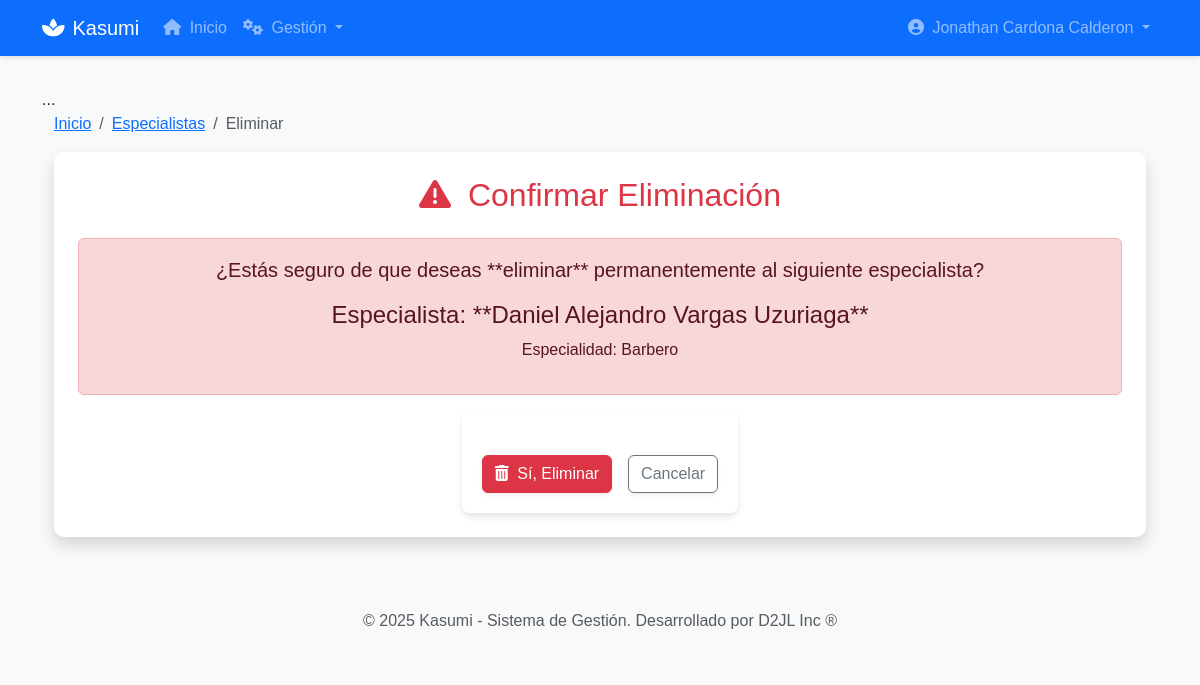
Page /gestion/especialistas/2/eliminar/ (signed in) on the committed database.
### accounts/models.py (models this page shows, shortened)
class Usuario(AbstractUser):
    TIPO_DOCUMENTO_CHOICES = [
        ('CC', 'Cédula de Ciudadanía'),
        ('CE', 'Cédula de Extranjería'),
        ('TI', 'Tarjeta de Identidad'),
        ('PAS', 'Pasaporte'),
    ]
    username = None
    email = models.EmailField(_('email address'), unique=True)
    tipo_documento = models.CharField(
        max_length=3,
        choices=TIPO_DOCUMENTO_CHOICES,
        default='CC',
        verbose_name='Tipo de Documento'
    )
    numero_documento = models.CharField(
        max_length=20,
        unique=True,
        verbose_name='Número de Documento'
    )
    telefono = models.CharField(max_length=15, blank=True, verbose_name='Teléfono')
    direccion = models.TextField(blank=True, verbose_name='Dirección')
    ciudad = models.CharField(max_length=100, blank=True, verbose_name='Ciudad')
    fecha_nacimiento = models.DateField(null=True, blank=True, verbose_name='Fecha de Nacimiento')
    USERNAME_FIELD = 'email'
    REQUIRED_FIELDS = ['numero_documento', 'first_name', 'last_name']
    objects = UsuarioManager()
    class Meta:
        verbose_name = 'Usuario'
        verbose_name_plural = 'Usuarios'

### gestion_especialistas/models.py (models this page shows, shortened)
class Especialista(models.Model):
    usuario = models.OneToOneField(User, on_delete=models.CASCADE,
                                   limit_choices_to={'is_staff': True},
                                   verbose_name='Usuario Especialista')
    especialidad = models.CharField(max_length=150, verbose_name='Especialidad Principal')
    servicios = models.ManyToManyField(Servicio, blank=True, related_name='especialistas_aptos', verbose_name='Servicios que realiza')
    is_activo = models.BooleanField(default=True, verbose_name='Activo')
    class Meta:
        verbose_name = "Especialista"
        verbose_name_plural = "Especialistas"
        ordering = ['usuario__first_name']

### gestion_especialistas/views.py (the view, shortened to what this page needs)
# urls.py: path('<int:pk>/eliminar/', EspecialistaDeleteView.as_view(), name='eliminar_especialista'),
class EspecialistaDeleteView(LoginRequiredMixin, EspecialistaPermissionMixin, DeleteView):
    model = Especialista
    template_name = 'gestion_especialistas/eliminar_especialista.html'
    context_object_name = 'especialista'
    success_url = reverse_lazy('gestion_especialistas:lista_especialistas')
    permission_required = 'gestion_especialistas.delete_especialista'

### templates/gestion_especialistas/eliminar_especialista.html (shortened to what this page needs)
{% extends 'base.html' %}
{% block content %}
<div class="container-fluid">
    <nav aria-label="breadcrumb">
        <ol class="breadcrumb">
            <li class="breadcrumb-item"><a href="{% url 'core:home' %}">Inicio</a></li>
            <li class="breadcrumb-item"><a href="{% url 'gestion_especialistas:lista_especialistas' %}">Especialistas</a></li>
            <li class="breadcrumb-item active" aria-current="page">Eliminar</li>
        </ol>
    </nav>
    <div class="card shadow border-0 p-4">
        <h2 class="card-title text-center mb-4 text-danger"><i class="fas fa-exclamation-triangle me-2"></i> Confirmar Eliminación</h2>
        <div class="alert alert-danger text-center" role="alert">
            <p class="lead mb-3">¿Estás seguro de que deseas **eliminar** permanentemente al siguiente especialista?</p>
            <h4 class="alert-heading">
                Especialista: **{{ especialista.usuario.get_full_name }}**
            </h4>
            <p>Especialidad: {{ especialista.especialidad }}</p>
        </div>
        <form method="post">
            <div class="d-grid gap-2 d-md-flex justify-content-md-center mt-4">
                <button type="submit" class="btn btn-danger me-md-2 shadow-sm"><i class="fas fa-trash-alt me-1"></i> Sí, Eliminar</button>
                <a href="{% url 'gestion_especialistas:lista_especialistas' %}" class="btn btn-outline-secondary shadow-sm">Cancelar</a>
            </div>
        </form>
    </div>
</div>
{% endblock %}

### templates/base.html (shortened to what this page needs)
<!DOCTYPE html>
{% load static %}
<html lang="es">
<head>
    <link href="https://cdn.jsdelivr.net/npm/bootstrap@5.3.3/dist/css/bootstrap.min.css" rel="stylesheet">
    <link rel="stylesheet" href="https://cdnjs.cloudflare.com/ajax/libs/font-awesome/6.4.0/css/all.min.css">
    <link rel="stylesheet" href="{% static 'css/styles.css' %}">
</head>
<body class="{% block body_class %}{% endblock %}">
    {% if user.is_authenticated %}
    <nav class="navbar navbar-expand-lg navbar-dark bg-primary">
        <div class="container">
            <a class="navbar-brand" href="{% url 'core:home' %}">
                <i class="fas fa-spa me-2"></i>Kasumi
            </a>
            <div class="collapse navbar-collapse" id="navbarNav">
                <ul class="navbar-nav me-auto">
                    <li class="nav-item">
                        <a class="nav-link" href="{% url 'core:home' %}">
                            <i class="fas fa-home me-1"></i> Inicio
                        </a>
                    </li>
                    {% if user.is_staff %}
                    <li class="nav-item dropdown">
                        <a class="nav-link dropdown-toggle" href="#" id="gestionDropdown" role="button" data-bs-toggle="dropdown">
                            <i class="fas fa-cogs me-1"></i> Gestión
                        </a>
                    </li>
                    {% endif %}
                </ul>
                <ul class="navbar-nav">
                    <li class="nav-item dropdown">
                        <a class="nav-link dropdown-toggle" href="#" id="userDropdown" role="button" data-bs-toggle="dropdown">
                            <i class="fas fa-user-circle me-1"></i> {{ user.get_full_name|default:user.email }}
                        </a>
                    </li>
                </ul>
            </div>
        </div>
    </nav>
    {% endif %}
    <main class="container">
        ...
        {% block content %}{% endblock %}
    </main>
    <footer class="bg-light text-center text-muted py-4 mt-5">
        <div class="container">
            <p class="mb-0">© {% now "Y" %} Kasumi - Sistema de Gestión. <span class="d-none d-md-inline">Desarrollado por D2JL Inc ®</span></p>
        </div>
    </footer>
</body>
</html>

### static/css/styles.css (style rules this page uses)
:root { --background-color: #FBE9DB; --primary-color: #D55672; --secondary-color: #ADF5FF; --text-color: #481620; --accent-color: #0075A2; }
body { font-family: Arial, sans-serif; background-color: var(--background-color); color: var(--text-color); }
form { max-width: 700px; margin: 0 auto; padding: 20px; background-color: #fff; border-radius: 8px; box-shadow: 0 4px 6px rgba(0, 0, 0, 0.1); }
button { background-color: var(--primary-color); color: #fff; border: none; border-radius: 8px; padding: 10px; font-size: 16px; font-weight: bold; transition: background-color 0.3s ease, color 0.3s ease; }

### templates/base.html (style rules this page uses)
body { background-color: #f8f9fa; }
.navbar { margin-bottom: 2rem; box-shadow: 0 2px 4px rgba(0,0,0,.1); }
.card { border: none; border-radius: 10px; box-shadow: 0 0.5rem 1rem rgba(0, 0, 0, 0.05); }

### rows in the picture
Usuario: get_full_name "Jonathan Cardona Calderon"
Especialista: usuario.get_full_name "Daniel Alejandro Vargas Uzuriaga", especialidad "Barbero"
